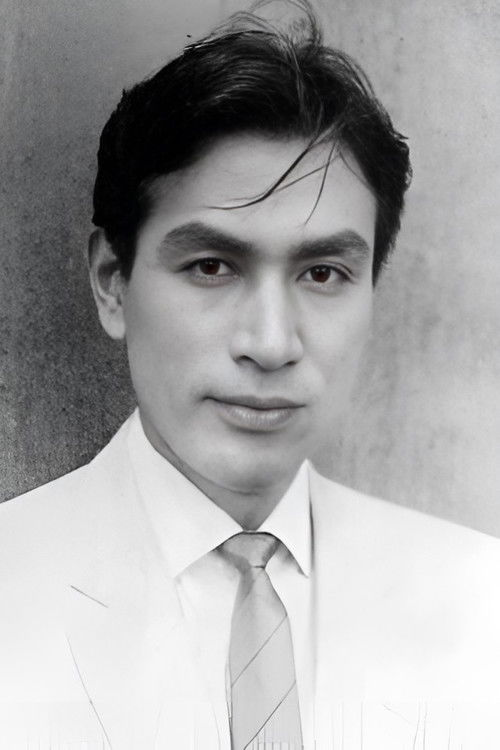
#> input picture data/images/profiles/actor_10071.jpg, 500 x 750 px
$ python generate_favicons.py ../data/images/profiles/actor_10071.jpg
#> lines starting #> are read from the running program, lines starting #| are printed output that depends on the picture
from PIL import Image
import sys

src = "src/main/resources/static/images/logo.png"
if len(sys.argv) > 1:
    src = sys.argv[1]

out_dir = "src/main/resources/static"

sizes = [16, 32, 48, 64, 128, 256]

im = Image.open(src).convert("RGBA")

for s in sizes:
    im2 = im.resize((s, s), Image.LANCZOS)
    out_png = f"{out_dir}/favicon-{s}.png"
    im2.save(out_png)
    print("Saved", out_png)
#> this loop made 6 passes
#> pass 1, `im2 = im.resize((s, s), Image.LANCZOS)`:
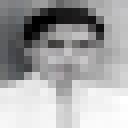
#> im2: PIL image 16x16 RGBA (shown 8 times larger); mean R, G, B, A 164.9, 164.8, 165.1, 255
#> pass 2, `im2 = im.resize((s, s), Image.LANCZOS)`:
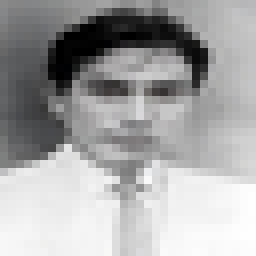
#> im2: PIL image 32x32 RGBA (shown 8 times larger); mean R, G, B, A 164.9, 164.8, 165.2, 255
#> pass 3, `im2 = im.resize((s, s), Image.LANCZOS)`:
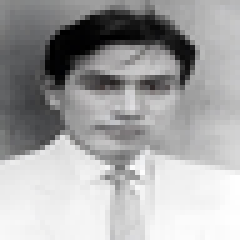
#> im2: PIL image 48x48 RGBA (shown 5 times larger); mean R, G, B, A 164.9, 164.8, 165.2, 255
#> after the loop:
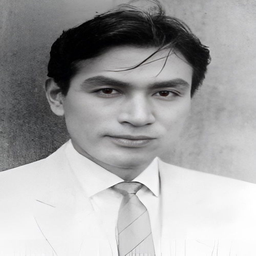
#> im2: PIL image 256x256 RGBA; mean R, G, B, A 164.9, 164.8, 165.2, 255

# save ico with multiple sizes
ico_sizes = [(16,16),(32,32),(48,48),(64,64)]
ico_path = f"{out_dir}/favicon.ico"
im.save(ico_path, sizes=[(w,h) for w,h in ico_sizes])
print("Saved", ico_path)

$ run again, on data/images/profiles/actor_10598.jpg
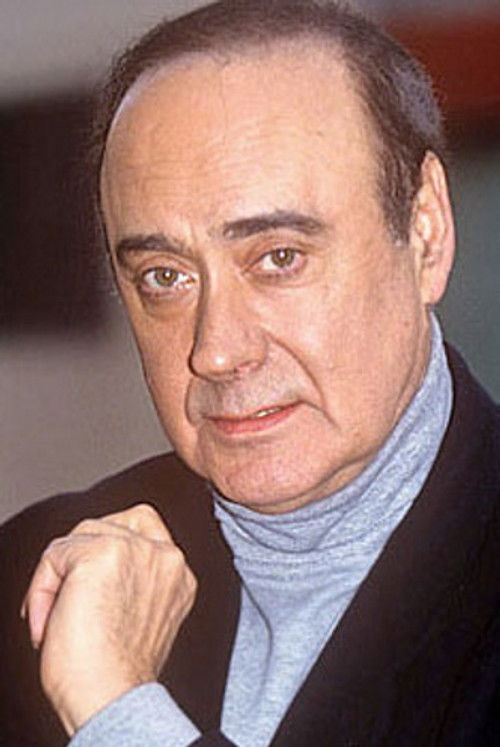
#> input picture data/images/profiles/actor_10598.jpg, 500 x 747 px
#> the loop `for s in sizes:` made 6 passes
#> pass 1, `im2 = im.resize((s, s), Image.LANCZOS)`:
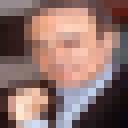
#> im2: PIL image 16x16 RGBA (shown 8 times larger); mean R, G, B, A 142.8, 112.9, 107.4, 255
#> after the loop `for s in sizes:`:
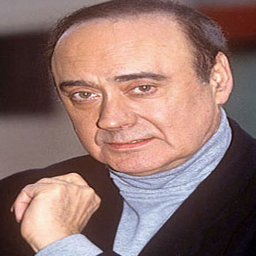
#> im2: PIL image 256x256 RGBA; mean R, G, B, A 142.9, 113, 107.5, 255

$ run again, on data/images/profiles/actor_121116.jpg
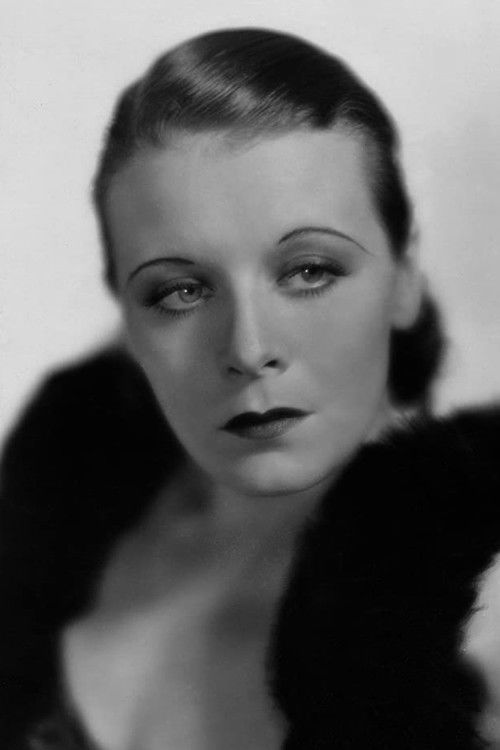
#> input picture data/images/profiles/actor_121116.jpg, 500 x 750 px
#> the loop `for s in sizes:` made 6 passes
#> pass 1, `im2 = im.resize((s, s), Image.LANCZOS)`:
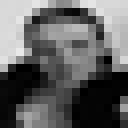
#> im2: PIL image 16x16 RGBA (shown 8 times larger); mean R, G, B, A 97.7, 97.7, 97.7, 255
#> after the loop `for s in sizes:`:
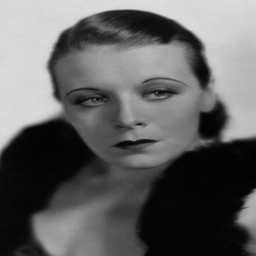
#> im2: PIL image 256x256 RGBA; mean R, G, B, A 97.8, 97.8, 97.8, 255

$ run again, on data/images/profiles/actor_123757.jpg
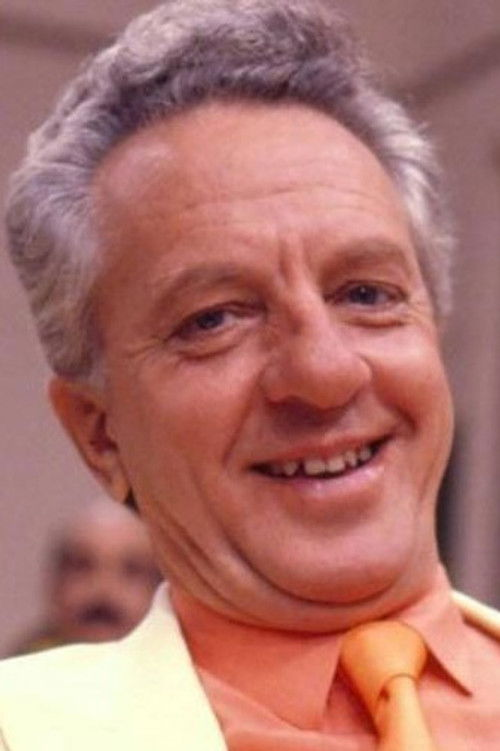
#> input picture data/images/profiles/actor_123757.jpg, 500 x 751 px
#> the loop `for s in sizes:` made 6 passes
#> pass 1, `im2 = im.resize((s, s), Image.LANCZOS)`:
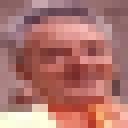
#> im2: PIL image 16x16 RGBA (shown 8 times larger); mean R, G, B, A 173.5, 115.8, 109.6, 255
#> after the loop `for s in sizes:`:
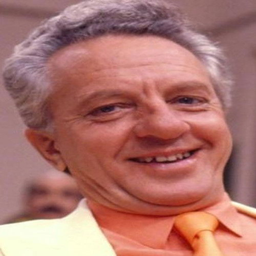
#> im2: PIL image 256x256 RGBA; mean R, G, B, A 173.6, 116, 109.6, 255
